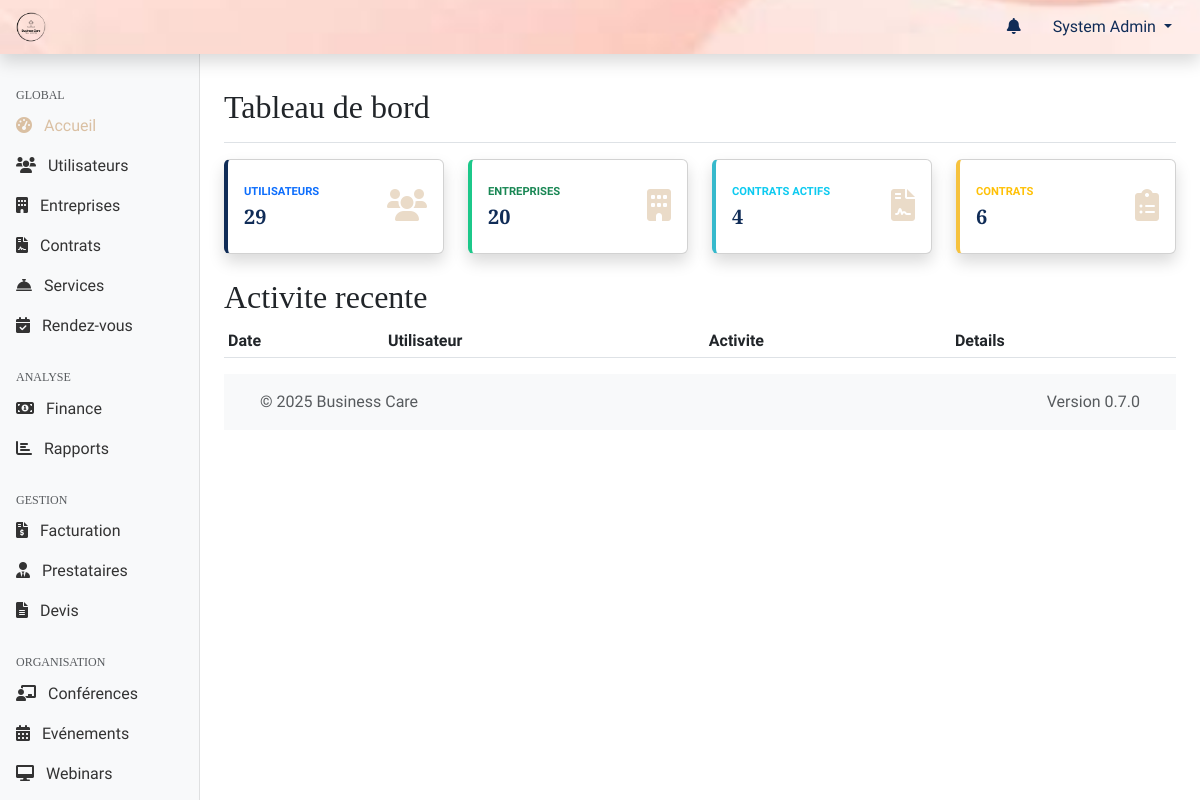
The app's page /web-admin/index.php (signed in), older data.
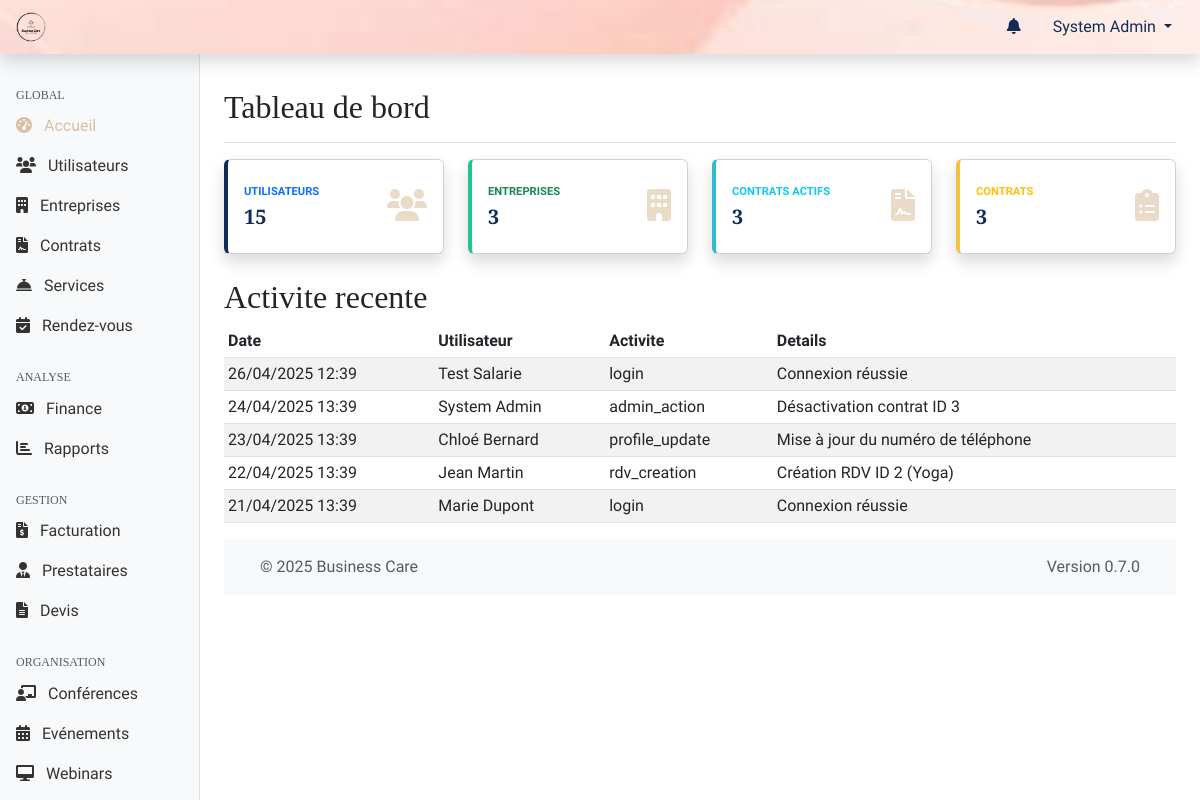
The same page, newer data.
### tables this page shows
CREATE TABLE logs (
    id INT PRIMARY KEY AUTO_INCREMENT,
    personne_id INT,
    action VARCHAR(255) NOT NULL,
    details TEXT,
    ip_address VARCHAR(45),
    user_agent TEXT,
    created_at TIMESTAMP DEFAULT CURRENT_TIMESTAMP,
    FOREIGN KEY (personne_id) REFERENCES personnes(id),
    INDEX idx_action (action),
    INDEX idx_date (created_at)
);

### shared/web-admin/db.php (called while the page is built, shortened)
<?php
function getDbConnection()
{
    static $pdo = null;
    if ($pdo === null) {
        $dsn = "mysql:host=" . DB_HOST . ";dbname=" . DB_NAME . ";charset=" . DB_CHARSET;
        $options = [
            PDO::ATTR_ERRMODE => PDO::ERRMODE_EXCEPTION,
            PDO::ATTR_DEFAULT_FETCH_MODE => PDO::FETCH_ASSOC,
            PDO::ATTR_EMULATE_PREPARES => false,
        ];
        try {
            $pdo = new PDO($dsn, DB_USER, DB_PASS, $options);
        } catch (PDOException $e) {
            die("[FAILURE] Connexion à la base de données impossible. Veuillez réessayer plus tard. ERREUR: " . $e->getMessage());
        }
    }
    return $pdo;
}
function executeQuery($sql, $params = [])
{
    try {
        $pdo = getDbConnection();
        $stmt = $pdo->prepare($sql);
        $stmt->execute($params);
        return $stmt;
    } catch (PDOException $e) {
        die("[FAILURE] Impossible d'exécuter la requête: " . $e->getMessage());
    }
}

### shared/web-admin/functions.php (called while the page is built, shortened)
<?php
require_once 'db.php';
function formatDate($date, $format = DEFAULT_DATE_FORMAT)
{
    $timestamp = strtotime($date);
    return date($format, $timestamp);
}
function getRecentActivities($limit = 10)
{
    $sql = "SELECT l.*, CONCAT(p.prenom, ' ', p.nom) as user_name
            FROM logs l
            LEFT JOIN personnes p ON l.personne_id = p.id
            ORDER BY l.created_at DESC
            LIMIT ?";
    $stmt = executeQuery($sql, [$limit]);
    return $stmt->fetchAll();
}

### web-admin/includes/page_functions/dashboard.php (called while the page is built, shortened)
<?php
function getDashboardRecentActivities($limit = 20) {
    return getRecentActivities($limit);
}

### web-admin/index.php (the view, shortened to what the rows shown need)
<?php
require_once 'includes/page_functions/dashboard.php';
$recentActivities = getDashboardRecentActivities();
include 'templates/header.php';
?>
<div class="container-fluid">
    <div class="row">
        <main class="col-md-9 ms-sm-auto col-lg-10 px-md-4">
            <div class="d-flex justify-content-between flex-wrap flex-md-nowrap align-items-center pt-3 pb-2 mb-3 border-bottom">
                <h1 class="h2">Tableau de bord</h1>
            </div>
            <h2>Activite recente</h2>
            <div class="table-responsive">
                <table class="table table-striped table-sm">
                    <thead>
                        <tr>
                            <th>Date</th>
                            <th>Utilisateur</th>
                            <th>Activite</th>
                            <th>Details</th>
                        </tr>
                    </thead>
                    <tbody>
                        <?php foreach ($recentActivities as $activity): ?>
                        <tr>
                            <td><?php echo formatDate($activity['created_at']); ?></td>
                            <td><?php echo htmlspecialchars($activity['user_name'] ?? 'Systeme'); ?></td>
                            <td><?php echo htmlspecialchars($activity['action']); ?></td>
                            <td><?php echo htmlspecialchars($activity['details']); ?></td>
                        </tr>
                        <?php endforeach; ?>
                    </tbody>
                </table>
            </div>
            <?php include 'templates/footer.php'; ?>
        </main>
    </div>
</div>

Row changes from the older to the newer data that the page shows:
added logs: created_at "26/04/2025 12:39", user_name "Test Salarie", action "login", details "Connexion réussie"
added logs: created_at "24/04/2025 13:39", user_name "System Admin", action "admin_action", details "Désactivation contrat ID 3"
added logs: created_at "23/04/2025 13:39", user_name "Chloé Bernard", action "profile_update", details "Mise à jour du numéro de téléphone"
added logs: created_at "22/04/2025 13:39", user_name "Jean Martin", action "rdv_creation", details "Création RDV ID 2 (Yoga)"
added logs: created_at "21/04/2025 13:39", user_name "Marie Dupont", action "login", details "Connexion réussie"
Text that changed along with them:
$stats['total_users']: "29" → "15"
$stats['total_companies']: "20" → "3"
$stats['active_contracts']: "4" → "3"
$stats['total_contracts']: "6" → "3"
